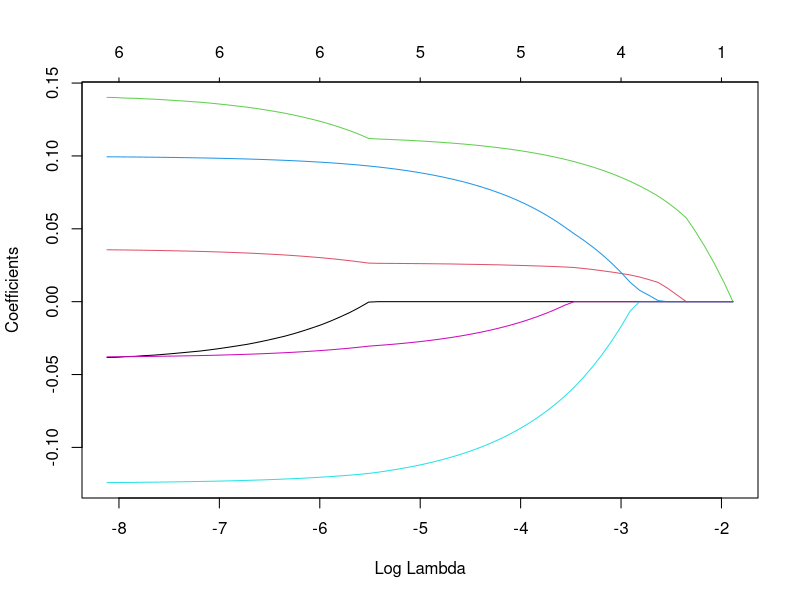
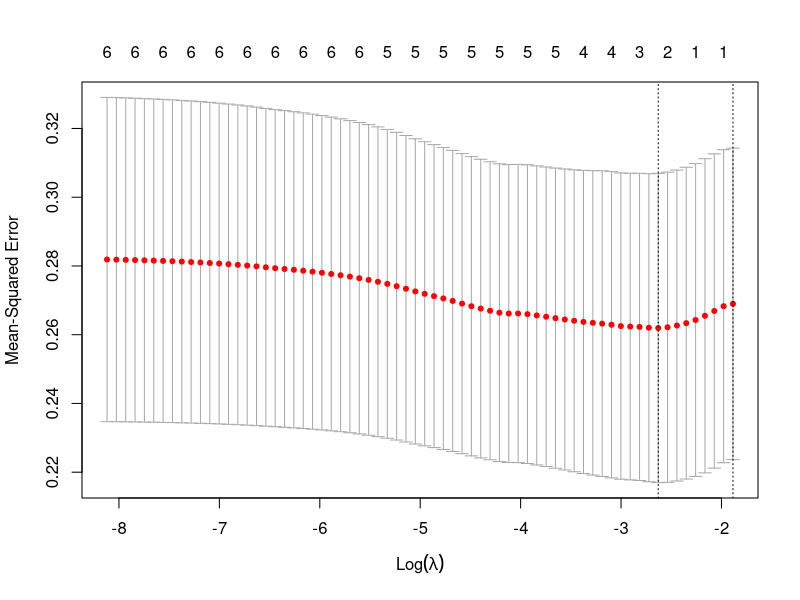

The R script that drew these images, in order:
## ---- chunk 1
knitr::opts_chunk$set(echo = TRUE)
## ---- chunk 2
library(glmnet)
library(boot)
dta <- read.csv("happiness.csv")
colnames(dta) <- c("Country", "Region", "Religion", "Religious", "Economy",
                   "Family", "Health", "Freedom", "Trust", "Generosity", "Dystopia")
dta=dta[,5:11]
summary(dta)
## ---- chunk 3
err2=matrix(nrow=157,ncol=1)
for (i in 1:157) {
  dta2=dta[-i,]
  lm=lm(dta2$Dystopia~dta2$Economy+dta2$Family+dta2$Health+dta2$Freedom+dta2$Trust+dta2$Generosity)
  data=dta[i,]
  y_hat=lm$coefficients[1]+lm$coefficients[2]*data[,1]+lm$coefficients[3]*data[,2]+lm$coefficients[4]*data[,3]+lm$coefficients[5]*data[,4]+lm$coefficients[6]*data[,5]+lm$coefficients[7]*data[,6]
  y=data[,7]
  err2[i,]=(y-y_hat)^2
}
cv=1/157*sum(err2)
cat('The Cross Validation estimate of mean squared error is: ',cv)
## ---- chunk 4
boot.fn=function(data,index)
  return(coef(lm(Dystopia~Economy+Family+Health+Freedom+Trust+Generosity,data=data,subset=index)))
boot.fn(dta,1:157)
set.seed(1)
B=1000
alpha=matrix(nrow=B, ncol=7)
for (i in 1:B) {
  alpha[i,]=boot.fn(dta,sample(157,157,replace=T))
}
SE=matrix(nrow=1,ncol=7)
original=matrix(nrow=1,ncol=7)
for (i in 1:7) {
  SE[,i]=sd(alpha[,i])
  original[,i]=mean(alpha[,i])
}
boot(dta,boot.fn,B)
original
cat('Standard Error: ', SE)
## ---- chunk 5
x=model.matrix(Dystopia~.,dta)[,-1]
y=dta$Dystopia
x2 <- scale(x)

set.seed(10)
train=sample(1:nrow(x2), nrow(x2)/2)
test=(-train)
y.test=y[test]

lasso.mod=glmnet(x2[train,],y[train],alpha=1)
plot(lasso.mod,xvar="lambda")

cv.out=cv.glmnet(x2[train,],y[train],alpha=1)
cv.out$lambda.min
plot(cv.out)

lasso.mod=glmnet(x2[test,],y[test],alpha=1,lambda=cv.out$lambda.min)
lasso.pred=predict(lasso.mod,newx=x2[test,])
mean((lasso.pred-y.test)^2)

out=glmnet (x2,y,alpha =1, lambda =cv.out$lambda.min)
lasso.coef=predict (out ,type ="coefficients",s=cv.out$lambda.min )[1:7 ,]
lasso.coef
lm=lm(dta$Dystopia~dta$Economy+dta$Family+dta$Health+dta$Freedom+dta$Trust+dta$Generosity)
lm$coefficients
